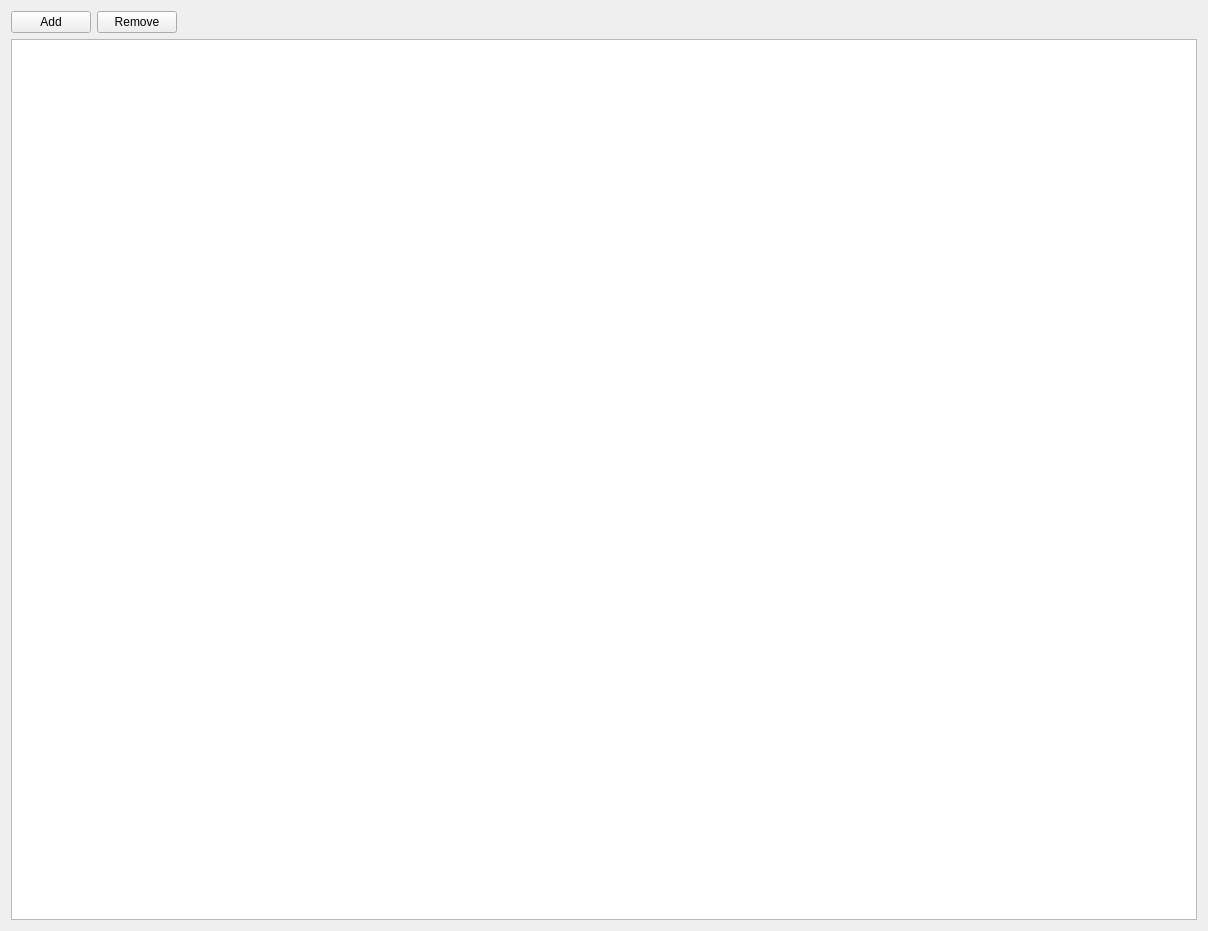
<?xml version="1.0" encoding="UTF-8"?>
<ui version="4.0">
 <class>PanePurchaseAccount</class>
 <widget class="QWidget" name="PanePurchaseAccount">
  <property name="geometry">
   <rect>
    <x>0</x>
    <y>0</y>
    <width>1208</width>
    <height>931</height>
   </rect>
  </property>
  <property name="windowTitle">
   <string>Form</string>
  </property>
  <layout class="QVBoxLayout" name="verticalLayout">
   <item>
    <layout class="QHBoxLayout" name="horizontalLayout">
     <item>
      <widget class="QPushButton" name="buttonAdd">
       <property name="text">
        <string>Add</string>
       </property>
      </widget>
     </item>
     <item>
      <widget class="QPushButton" name="buttonRemove">
       <property name="text">
        <string>Remove</string>
       </property>
      </widget>
     </item>
     <item>
      <spacer name="horizontalSpacer">
       <property name="orientation">
        <enum>Qt::Horizontal</enum>
       </property>
       <property name="sizeHint" stdset="0">
        <size>
         <width>40</width>
         <height>20</height>
        </size>
       </property>
      </spacer>
     </item>
    </layout>
   </item>
   <item>
    <widget class="QTableView" name="tableAccounts"/>
   </item>
  </layout>
 </widget>
 <resources/>
 <connections/>
</ui>
